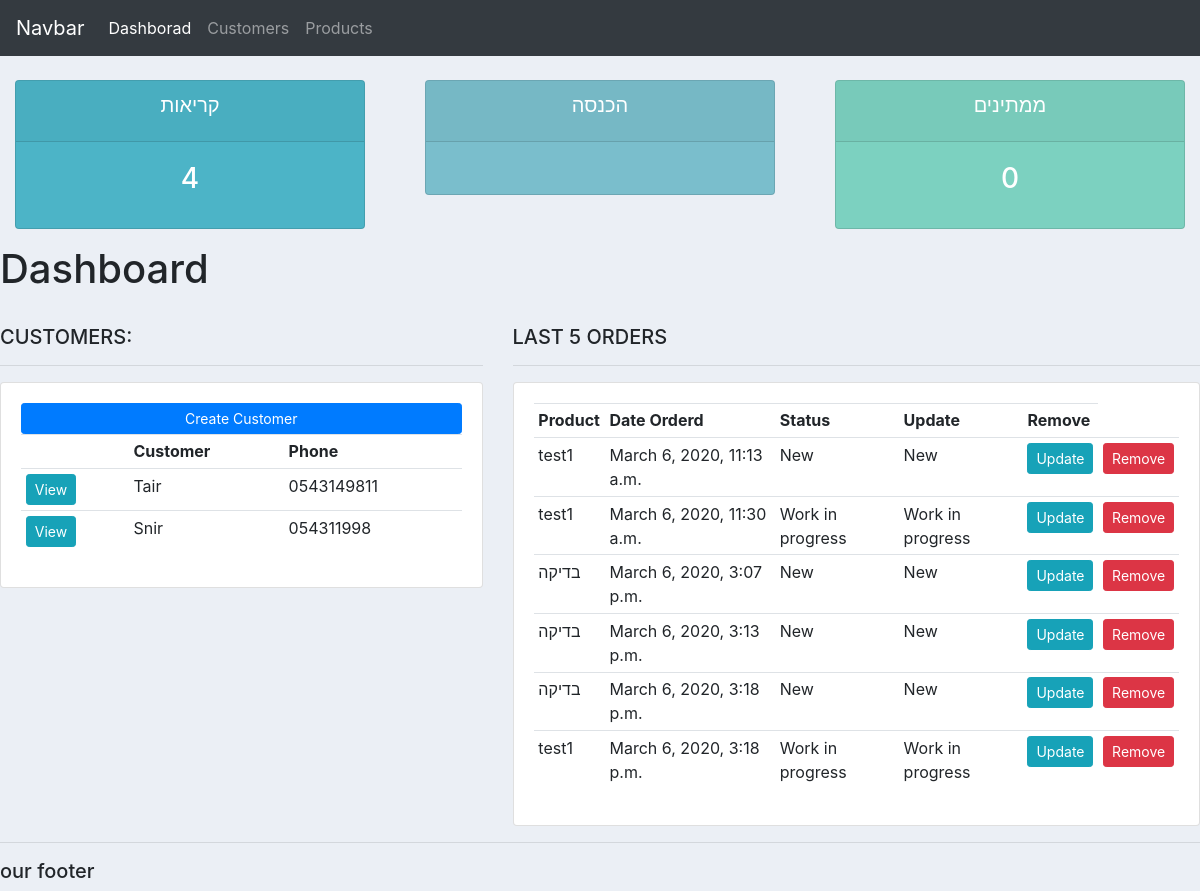
The page / on the database its author committed.
### accounts/models.py (models this page shows, shortened)
class Customer(models.Model):
    name = models.CharField(max_length=200, null=True)
    phone = models.CharField(max_length=200, null=True)
    email = models.CharField(max_length=200, null=True)
    date_created = models.DateTimeField(auto_now_add=True)

class Order(models.Model):
    STATUS=(
        ('New','New'),
        ('Work in progress','Work in progress'),
        ('completed', 'completed'),
    )
    customer=models.ForeignKey(Customer,null=True,on_delete=models.SET_NULL)
    product=models.ForeignKey(Product,null=True,on_delete=models.SET_NULL)
    date_created = models.DateTimeField(auto_now_add=True,null=True)
    status=models.CharField(max_length=200, null=True ,choices=STATUS)

class Product(models.Model):
    CATEGORY=(
        ('General','General'),
    )
    name= models.CharField(max_length=200, null=True)
    price= models.FloatField(null=True)
    category= models.CharField(max_length=200, null=True ,choices=CATEGORY)
    description= models.CharField(max_length=200, null=True)
    date_created= models.DateTimeField(auto_now_add=True)
    def __str__(self):
        return self.name

### accounts/views.py (the view)
# urls.py: 2. Add a URL to urlpatterns:  path('', views.home, name='home')
def home(request):
    orders = Order.objects.all()
    customers = Customer.objects.all()
    total_customers = customers.count()
    total_orders = orders.count()
    new = orders.filter(status='New').count()
    pending = orders.filter(status='Pending').count()
    context = {'orders': orders, 'customers': customers, 'pending': pending, 'new': new}
    return render(request, 'accounts/dashborad.html', context)

### accounts/templates/accounts/dashborad.html
{% extends 'accounts/main.html' %}
{% block content %}
{% include 'accounts/status.html' %}
<h1>Dashboard</h1>
<br>
<div class="row">
	<div class="col-md-5">
		<h5>CUSTOMERS:</h5>
		<hr>
		<div class="card card-body">
			<a class="btn btn-primary  btn-sm btn-block" href="">Create Customer</a>
			<table class="table table-sm">
				<tr>
					<th></th>
					<th>Customer</th>
					<th>Phone</th>
				</tr>
     {% for customer in customers %}
				<tr>
					<td><a class="btn btn-sm btn-info" href="{% url 'customer' customer.id %}">View</a></td>
					<td>{{customer.name}}</td>
						<td>{{customer.phone}}</td>
				</tr>
				{% endfor %}
			</table>
		</div>
	</div>
	<div class="col-md-7">
		<h5>LAST 5 ORDERS</h5>
		<hr>
		<div class="card card-body">
			<table class="table table-sm">
				<tr>
					<th>Product</th>
					<th>Date Orderd</th>
					<th>Status</th>
					<th>Update</th>
					<th>Remove</th>
				</tr>
  {% for order in orders %}
				<tr>
					<td>{{order.product}}</td>
					<td>{{order.date_created}}</td>
					<td>{{order.status}}</td>
					<td>{{order.status}}</td>
					<td><a class="btn btn-sm btn-info" href="{% url 'update_order' order.id %}">Update</a></td>
					<td><a class="btn btn-sm btn-danger" href="{% url 'delete_order' order.id %}">Remove</a></td>
				</tr>
				{% endfor %}
			</table>
		</div>
	</div>
</div>
{% endblock %}

### accounts/templates/accounts/main.html (shortened to what this page needs)
{% load static %}
<!DOCTYPE html>
<html lang="he">
<head>
    <link rel="stylesheet" href="https://stackpath.bootstrapcdn.com/bootstrap/4.3.1/css/bootstrap.min.css">
    <link rel="stylesheet" type="text/css" href="{% static '/css/main.css' %}">
</head>
<body>
{% include 'accounts/navbar.html' %}
{% block content %}
{% endblock %}
<hr>
<h5>our footer</h5>
</body>
</html>

### accounts/templates/accounts/navbar.html (shortened to what this page needs)
{% load static %}
<nav class="navbar navbar-expand-lg navbar-dark bg-dark">
  <a class="navbar-brand" href="#">Navbar</a>
  <div class="collapse navbar-collapse" id="navbarNav">
    <ul class="navbar-nav">
      <li class="nav-item active">
        <a class="nav-link" href="{% url 'home' %}">Dashborad</a>
      </li>
      <li class="nav-item">
        <a class="nav-link" href="">Customers</a>
      </li>
      <li class="nav-item">
        <a class="nav-link" href="{% url 'product' %}">Products</a>
      </li>
    </ul>
  </div>
</nav>

### accounts/templates/accounts/status.html (shortened to what this page needs)
<br>
<div class="row">
	<div class="col">
		<div class="col-md">
			<div class="card text-center text-white  mb-3" id="total-orders">
			  	<div class="card-header">
			  		<h5 class="card-title">קריאות</h5>
			  	</div>
			  	<div class="card-body">
			    	<h3 class="card-title">{{new}}</h3>
			  	</div>
			</div>
		</div>
	</div>
	<div class="col">
		<div class="col-md">
			<div class="card text-center text-white  mb-3" id="orders-delivered">
			  	<div class="card-header">
			  		<h5 class="card-title">הכנסה</h5>
			  	</div>
			  	<div class="card-body">
			  	</div>
			</div>
		</div>
	</div>
	<div class="col">
		<div class="col-md">
			<div class="card text-center text-white  mb-3" id="orders-pending">
			  	<div class="card-header">
			  		<h5 class="card-title">ממתינים</h5>
			  	</div>
			  	<div class="card-body">
			    	<h3 class="card-title">{{pending}}</h3>
			  	</div>
			</div>
		</div>
	</div>
</div>

### static/css/main.css (style rules this page uses)
body { background-color: #ebeff5; }
#total-orders { background-color: #4cb4c7; }
#orders-delivered { background-color: #7abecc; }
#orders-pending { background-color: #7CD1C0; }

### rows shown on the page
Customer: name "Tair", phone "0543149811"
Customer: name "Snir", phone "054311998"
Order: product "test1", date_created "March 6, 2020, 11:13 a.m.", status "New"
Order: product "test1", date_created "March 6, 2020, 11:30 a.m.", status "Work in progress"
Order: product "בדיקה", date_created "March 6, 2020, 3:07 p.m.", status "New"
Order: product "בדיקה", date_created "March 6, 2020, 3:13 p.m.", status "New"
Order: product "בדיקה", date_created "March 6, 2020, 3:18 p.m.", status "New"
Order: product "test1", date_created "March 6, 2020, 3:18 p.m.", status "Work in progress"

### other values the page prints
{{ new }} "4"
{{ pending }} "0"
